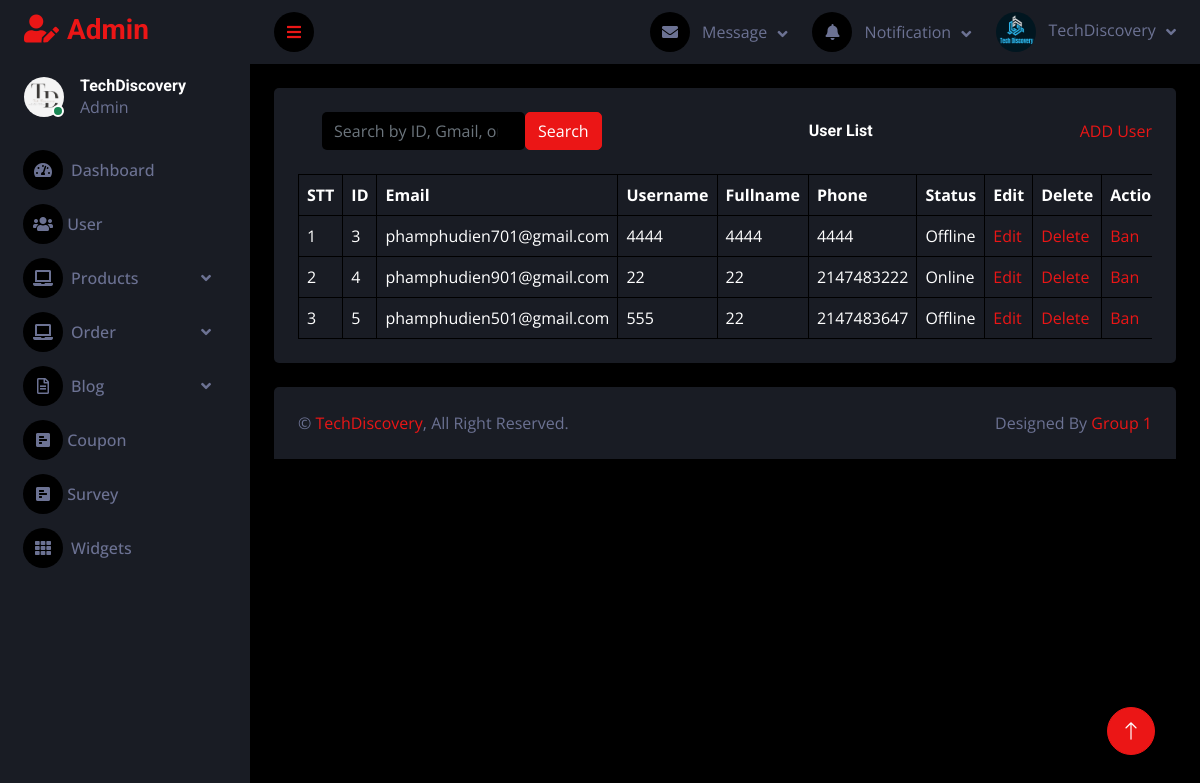
Page /admin/userlist.php on the earlier database version.
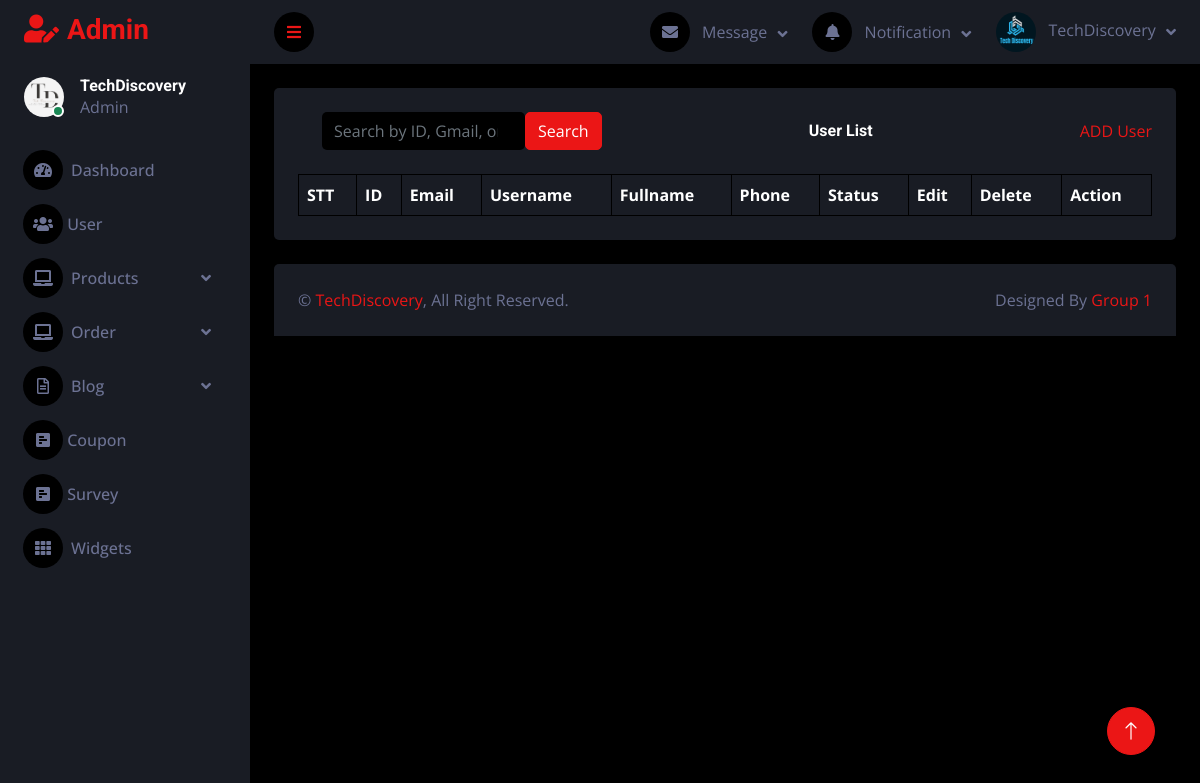
Same page on the later database version.
### tables this page shows
CREATE TABLE `users` (
  `id` int(3) NOT NULL,
  `email` varchar(250) NOT NULL,
  `username` varchar(250) NOT NULL,
  `password` varchar(255) NOT NULL,
  `fullname` varchar(255) NOT NULL,
  `address` varchar(255) NOT NULL,
  `phone` int(10) NOT NULL,
  `verification_code` int(6) NOT NULL,
  `registration_time` datetime NOT NULL DEFAULT current_timestamp(),
  `role` varchar(255) DEFAULT 'user',
  `is_online` tinyint(1) NOT NULL DEFAULT 0,
  `avatar` varchar(50) NOT NULL
);

### admin/userlist.php (the view, shortened to what this page needs)
<?php
include "header.php";
include "sidebar.php";
include "navbar.php";
?>
<?php
$servername = "localhost";
$username = "root";
$password = "";
$dbname = "website_td";
$db = new mysqli($servername, $username, $password, $dbname);
$search = isset($_GET['search']) ? $_GET['search'] : '';
$query = "SELECT * FROM users
          WHERE id LIKE '%$search%'
          OR email LIKE '%$search%'
          OR username LIKE '%$search%'
          OR phone LIKE '%$search%'
          OR (is_online = 1 AND 'Online' LIKE '%$search%')
          OR (is_online = 0 AND 'Offline' LIKE '%$search%')
          OR (is_online = 3 AND 'Hanging' LIKE '%$search%')
          OR (is_online = 2 AND 'Banned' LIKE '%$search%')";
$show_user = $db->query($query);
?>
<div class="container-fluid pt-4 px-4">
    <div class="bg-secondary text-center rounded p-4">
        <div class="d-flex align-items-center justify-content-between mb-4">
            <form class="d-none d-md-flex ms-4" method="GET" action="userlist.php">
                <input class="form-control bg-dark border-0" type="search" name="search" placeholder="Search by ID, Gmail, or Username">
                <button type="submit" class="btn btn-primary">Search</button>
            </form>
            <h6 class="mb-0">User List</h6>
            <a href="userlistadd.php">ADD User</a>
        </div>
        <div class="table-responsive">
            <table class="table text-start align-middle table-bordered table-hover mb-0">
                <thead>
                    <tr class="text-white">
                        <th scope="col">STT</th>
                        <th scope="col">ID</th>
                        <th scope="col">Email</th>
                        <th scope="col">Username</th>
                        <th scope="col">Fullname</th>
                        <th scope="col">Phone</th>
                        <th scope="col">Status</th>
                        <th scope="col">Edit</th>
                        <th scope="col">Delete</th>
                        <th scope="col">Action</th>
                    </tr>
                </thead>
                <body>
                    <?php
                    if ($show_user) {
                        $i = 0;
                        while ($result = $show_user->fetch_assoc()) {
                            if ($result['role'] !== 'admin') {
                                $i++;
                    ?>
                                <tr>
                                    <td><?php echo $i ?></td>
                                    <td><?php echo $result['id'] ?></td>
                                    <td><?php echo $result['email'] ?></td>
                                    <td><?php echo $result['username'] ?></td>
                                    <td><?php echo $result['fullname'] ?></td>
                                    <td><?php echo $result['phone'] ?></td>
                                    <td>
                                        <?php
                                        if ($result['is_online'] == 2) {
                                            echo 'Banned';
                                        } elseif ($result['is_online'] == 3) {
                                            echo 'Hanging';
                                        } else {
                                            echo $result['is_online'] ? 'Online' : 'Offline';
                                        }
                                        ?>
                                    </td>
                                    <td><a href="../admin/userlistedit.php?id=<?php echo $result['id']; ?>">Edit</a></td>
                                    <td>
                                        <a href="userlistdelete.php?id=<?php echo $result['id']; ?>" onclick="return confirmDelete()">Delete</a>
                                    </td>
                                    <?php if ($result['is_online'] == 2) : ?>
                                        <td><a href="../admin/userlistunbanned.php?id=<?php echo $result['id']; ?>" onclick="confirmUnban(<?php echo $result['id']; ?>)">Unbaned</a></td>
                                    <?php else : ?>
                                        <td><a href="../admin/userlistbanned.php?id=<?php echo $result['id']; ?>" onclick="confirmBan(<?php echo $result['id']; ?>)">Ban</a></td>
                                    <?php endif; ?>
                                </tr>
                    <?php
                            }
                        }
                    }
                    ?>
                </body>
            </table>
        </div>
    </div>
</div>
<?php
include "footer.php";
?>

Differences in the rows shown:
removed users: id "3", email "phamphudien701@gmail.com", username "4444", fullname "4444", phone "4444", is_online "Offline"
removed users: id "4", email "phamphudien901@gmail.com", username "22", fullname "22", phone "2147483222", is_online "Online"
removed users: id "5", email "phamphudien501@gmail.com", username "555", fullname "22", phone "2147483647", is_online "Offline"
